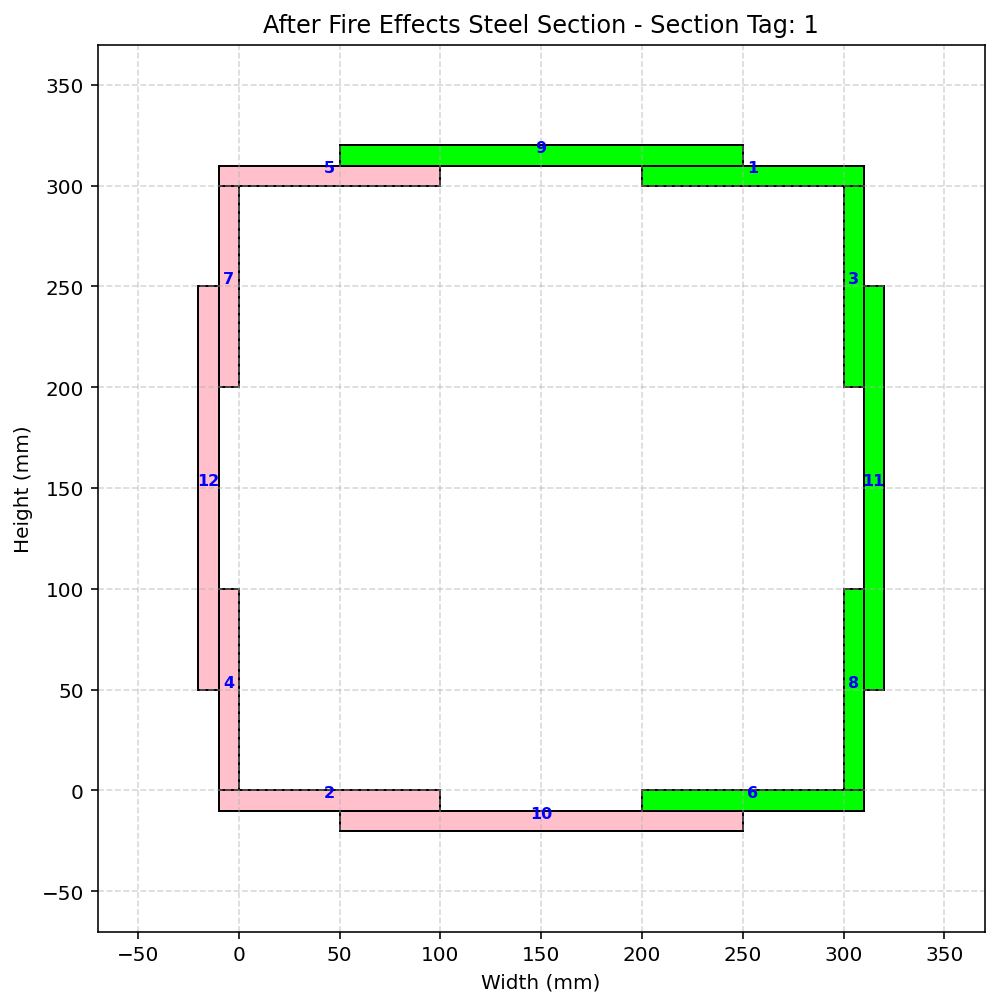

Write the Python code that produced this figure.
def AFTER_FIRE_03_STEEL_SECTION_DIFF_WIDTH_HEIGHT_FUN_EXTRA_TWO(secTag, STEEL_TYPE, fc, Kfc, CONCRETE_DENSITY, plot=True):
    """
    Create a steel with different widths and heights, fiber section (OpenSees) and,
    if PLOT=True, draw a simple 2‑D sketch of the section.

    Parameters
    ----------
    secTag          : int   – section identifier
    STEEL_TYPE      : str   – 'ELASTIC' or 'INELASTIC'
    fc              : float – unconfined concrete compressive strength (MPa, negative)
    Kfc             : float – ratio of confined to unconfined concrete strength
    CONCRETE_DENSITY: float – ρc (kg/m³) – will be converted to N·s²/mm³
    PLOT            : bool  – draw the section if True
    
    Thermal Effects of Material Stres-Strain relation
    THIS PYTHON SCRIPT WRITTEN BY SALAR DELAVAR GHASHGHAEI (QASHQAI)
    """
    import numpy as np
    import openseespy.opensees as ops
    import matplotlib.pyplot as plt
    import matplotlib.pyplot as plt, matplotlib.patches as patches
    
    # Define materials for nonlinear elements
    # Define parameters (units: mm, N)
    # ------------------------------------------
    # CONCRETE                  tag   f'c        ec0   f'cu        ecu
    # Cover concrete (unconfined)
    fcU = -fc                 # [N/mm²] Concrete Compressive Strength
    Ec = 4700 * np.sqrt(-fcU) # [N/mm^2] Concrete Elastic Modulus
    ec0U = 2*fcU/Ec           # [mm/mm] Concrete Compressive Strain
    fcUU = 0.2*fcU            # [N/mm²] Concrete Compressive Ultimate Strength
    ecuU = 5*ec0U             # [mm/mm] Concrete Compressive Ultimate Strain
    LambdaU = 0.1;	          # ratio between unloading slope    
    # Core concrete (confined)
    #Kfc = 1.3;			      # ratio of confined to unconfined concrete strength
    fcC = Kfc*fcU             # [N/mm²] Concrete Compressive Strength
    Ec = 4700 * np.sqrt(-fcC) # [N/mm^2] Concrete Elastic Modulus
    ec0C = 2*fcC/Ec           # [mm/mm] Concrete Compressive Strain
    fcUC = 0.65*fcC           # [N/mm²] Concrete Compressive Ultimate Strength
    ecuC = 15*ec0C            # [mm/mm] Concrete Compressive Ultimate Strain
    LambdaC = 0.1;	          # ratio between unloading slope
    # tensile-strength properties
    ftC = 0.7 * np.sqrt(-fcC)  # [N/mm²] tensile strength +tension
    ftU = 0.7 * np.sqrt(-fcU)  # [N/mm²] tensile strength +tension
    EtsC = ftC/np.abs(ec0C)    # [N/mm²] tension softening stiffness
    EtsU = ftU/np.abs(ec0U)	   # [N/mm²] tension softening stiffness
    
    # STEEL
    # Reinforcing steel
    fy = 400          # [N/mm²] Steel Rebar Yield Strength   
    Es = 2e5          # [N/mm²] Modulus of Elasticity
    ey = fy/Es        # [mm/mm] Steel Rebar Yield Strain
    fu = 1.1818*fy    # [N/mm²] Steel Rebar Ultimate Strength
    esu = 0.09        # [mm/mm] Steel Rebar Ultimate Strain
    Esh = (fu - fy)/(esu - ey)
    Bs = Esh / Es
    
    def STEEL_FIRE_PROPERTIES(T):
        # THERMAL EFFECTS OF STEEL MATERIAL STRESS-STRAIN
        # WRITTEN BY SALAR DElAVAR GHASHGHAEI (QASHQAI)
        # PAPER: Mechanical properties of structural steel at elevated temperatures and after cooling down
        'https://www.researchgate.net/publication/227780727_Mechanical_properties_of_structural_steel_at_elevated_temperatures_and_after_cooling_down'    
        if T <= 20:
            kE  = 1.00
            kFy = 1.00
            kFu = 1.00
            esu = 0.25
            
        elif 20 < T <= 100:
            kE  = 0.90
            kFy = 0.90
            kFu = 0.90
            esu = 0.277
            
        elif 100 < T <= 200:
            kE  = 0.80
            kFy = 0.80
            kFu = 0.80
            esu = 0.3125
            
        elif 200 < T <= 300:
            kE  = 0.70
            kFy = 0.70
            kFu = 0.70
            esu = 0.3571
            
        elif 300 < T <= 400:
            kE  = 0.60
            kFy = 0.60
            kFu = 0.60
            esu = 0.3814 
            
        elif 400 < T <= 500:
            kE  = 0.30
            kFy = 0.30
            kFu = 0.30
            esu = 0.4012              
        
        elif 500 < T <= 700:
            kE  = 0.13
            kFy = 0.23
            kFu = 0.35
            esu = 0.4124
    
        elif T > 700:
            kE  = 0.09
            kFy = 0.11
            kFu = 0.20
            esu = 0.45
    
        return kE, kFy, kFu, esu

    # Plate Section 01
    kE, kFy, kFu, esu = STEEL_FIRE_PROPERTIES(100) # THERMAL EFFECTS 100°C 
    EsI01 = kE*200000        # [N/mm²] I Section Modulus of Elasticity 
    fyI01 = kFy*240          # [N/mm²] Steel I Section Yield Strength
    fuI01 = kFu*(1.18*240)   # [N/mm²] Steel I Section Ultimate Strength
    #fyI01 = 240                
    #EsI01 = 2e5              
    eyI01 = fyI01/EsI01      # [mm/mm] Steel I Section Yield Strain
    #fuI01 = 1.1818*fyI01     # [N/mm²] Steel I Section Ultimate Strength
    esuI01 = esu            # [mm/mm] Steel I Section Ultimate Strain
    EshI01 = (fuI01 - fyI01)/(esuI01 - eyI01)
    BsI01 = EshI01 / EsI01
    
    # Plate Section 02
    kE, kFy, kFu, esu = STEEL_FIRE_PROPERTIES(300) # THERMAL EFFECTS 300°C
    EsI02 = kE*200000        # [N/mm²] I Section Modulus of Elasticity 
    fyI02 = kFy*240          # [N/mm²] Steel I Section Yield Strength
    fuI02 = kFu*(1.18*240)   # [N/mm²] Steel I Section Ultimate Strength
    #fyI02 = 140              # [N/mm²] Steel I Section Yield Strength   
    #EsI02 = 2e5              # [N/mm²] I Section Modulus of Elasticity
    eyI02 = fyI02/EsI02      # [mm/mm] Steel I Section Yield Strain
    #fuI02 = 1.1818*fyI02     # [N/mm²] Steel I Section Ultimate Strength
    esuI02 = esu            # [mm/mm] Steel I Section Ultimate Strain
    EshI02 = (fuI02 - fyI02)/(esuI02 - eyI02)
    BsI02 = EshI02 / EsI02
    
    # Plate Section 03
    kE, kFy, kFu, esu = STEEL_FIRE_PROPERTIES(500) # THERMAL EFFECTS 500°C
    EsI03 = kE*200000        # [N/mm²] I Section Modulus of Elasticity 
    fyI03 = kFy*240          # [N/mm²] Steel I Section Yield Strength
    fuI03 = kFu*(1.18*240)   # [N/mm²] Steel I Section Ultimate Strength
    #EsI01 = kE*200000        # [N/mm²] I Section Modulus of Elasticity 
    #fyI01 = kFy*240          # [N/mm²] Steel I Section Yield Strength
    fuI01 = kFu*(1.18*240)   # [N/mm²] Steel I Section Ultimate Strength
    fyI03 = 95              # [N/mm²] Steel I Section Yield Strength   
    EsI03 = 2e5              # [N/mm²] I Section Modulus of Elasticity
    eyI03 = fyI03/EsI03      # [mm/mm] Steel I Section Yield Strain
    #fuI03 = 1.1818*fyI03     # [N/mm²] Steel I Section Ultimate Strength
    esuI03 = esu            # [mm/mm] Steel I Section Ultimate Strain
    EshI03 = (fuI03 - fyI03)/(esuI03 - eyI03)
    BsI03 = EshI03 / EsI03
    
    coreTag, coverTag, steelTag = secTag + 100, secTag + 200, secTag + 300
    steelITag01, steelITag02, steelITag03 = secTag + 400, secTag + 500, secTag + 600
    if STEEL_TYPE == 'ELASTIC':
        ops.uniaxialMaterial('Elastic', steelTag, Es) 
        ops.uniaxialMaterial('Elastic', steelITag01, EsI01) 
        ops.uniaxialMaterial('Elastic', steelITag02, EsI02) 
        ops.uniaxialMaterial('Elastic', steelITag03, EsI03) 
    if STEEL_TYPE == 'INELASTIC':   
        pinchX = 0.8   # Pinching factor in X direction
        pinchY = 0.5   # Pinching factor in Y direction
        damage1 = 0.0  # Damage due to ductility
        damage2 = 0.0  # Damage due to energy
        beta = 0.1     # Stiffness degradation parameter
        ops.uniaxialMaterial('Hysteretic', steelTag,
                                         fy, ey,
                                         fu, esu,
                                         0.2*fu, 1.1*esu,
                                         -fy, -ey,
                                         -fu, -esu,
                                         -0.2*fu, -1.1*esu,
                                         pinchX, pinchY,
                                         damage1, damage2, beta)
        # INFO LINK: https://opensees.berkeley.edu/wiki/index.php/Hysteretic_Material
        # PLATE SECION 01
        ops.uniaxialMaterial('Hysteretic', steelITag01,
                                        fyI01, eyI01,
                                        fuI01, esuI01,
                                        0.2*fuI01, 1.1*esuI01,
                                        -fyI01, -eyI01,
                                        -fuI01, -esuI01,
                                        -0.2*fuI01, -1.1*esuI01,
                                        pinchX, pinchY,
                                        damage1, damage2, beta)
        # PLATE SECION 02
        ops.uniaxialMaterial('Hysteretic', steelITag02,
                                        fyI02, eyI02,
                                        fuI02, esuI02,
                                        0.2*fuI02, 1.1*esuI02,
                                        -fyI02, -eyI02,
                                        -fuI02, -esuI02,
                                        -0.2*fuI02, -1.1*esuI02,
                                        pinchX, pinchY,
                                        damage1, damage2, beta)
        # PLATE SECION 03
        ops.uniaxialMaterial('Hysteretic', steelITag03,
                                        fyI03, eyI03,
                                        fuI03, esuI03,
                                        0.2*fuI03, 1.1*esuI03,
                                        -fyI03, -eyI03,
                                        -fuI03, -esuI03,
                                        -0.2*fuI03, -1.1*esuI03,
                                        pinchX, pinchY,
                                        damage1, damage2, beta)                                        
        # INFO LINK: https://opensees.berkeley.edu/wiki/index.php/Hysteretic_Material
        
    #ops.uniaxialMaterial('Concrete01', coreTag, fcC, ec0C, fcUC, ecuC)  # Core concrete (confined)
    #ops.uniaxialMaterial('Concrete01', coverTag, fcU, ec0U, fcUU, ecuU) # Cover concrete (unconfined)
    ops.uniaxialMaterial('Concrete02', coreTag, fcC, ec0C, fcUC, ecuC, LambdaC, ftC, EtsC) # build core concrete (confined)
    ops.uniaxialMaterial('Concrete02', coverTag, fcU, ec0U, fcUU, ecuU, LambdaU, ftU, EtsU) # build cover concrete (unconfined)


    # -------------------- Fiber section -------------------------
    ops.section('Fiber', secTag)
    # -------------------- Concrete Section -------------------------------
    # (layers depth[mm], layers width[mm], center y‑coord [mm], center x‑coord [mm], numSubdivY, numSubdivZ, tag, color)

    CD = 300.0   # [mm] Section Depth
    ACD = 100.0  # [mm] Corner Depth
    PT = 10.0    # [mm] Plate Thickness
    NFY, NFX = 10, 10 # Number of fibers in each Division in Y and X Dir.
    mat_layers = [
        # STEEL SECTION
        (PT, ACD+PT, CD+0.5*PT, CD-0.5*ACD+0.5*PT, NFY, NFX, steelITag01, 'lime'),                    # 01 -> PLATE
        (PT, ACD+PT, 0.0-0.5*PT, 0.5*ACD-0.5*PT, NFY, NFX, steelITag03, 'pink'),                      # 02 -> PLATE
        (ACD, PT, CD-0.5*ACD, CD+0.5*PT, NFY, NFX, steelITag01, 'lime'),                              # 03 -> PLATE   
        (ACD, PT, 0.5*ACD, -0.5*PT, NFY, NFX, steelITag03, 'pink'),                                   # 04 -> PLATE
        
        (PT, ACD+PT, CD+0.5*PT, 50.0-0.5*PT, NFY, NFX, steelITag03, 'pink'),                          # 05 -> PLATE
        (PT, ACD+PT, 0.0-0.5*PT, CD-0.5*ACD+0.5*PT, NFY, NFX, steelITag01, 'lime'),                   # 06 -> PLATE
        (ACD, PT, CD-0.5*ACD, 0.0-0.5*PT, NFY, NFX, steelITag03, 'pink'),                             # 07 -> PLATE   
        (ACD, PT, 0.5*ACD, CD+0.5*PT, NFY, NFX, steelITag01, 'lime'),                                 # 08 -> PLATE
        
        (PT, CD-ACD, CD+1.5*PT, 0.5*CD, NFY, NFX, steelITag01, 'lime'),                               # 09 -> PLATE
        (PT, CD-ACD, 0.0-1.5*PT, 0.5*CD, NFY, NFX, steelITag03, 'pink'),                              # 10 -> PLATE
        (CD-ACD, PT, 0.5*CD, CD+1.5*PT, NFY, NFX, steelITag01, 'lime'),                               # 11 -> PLATE   
        (CD-ACD, PT, 0.5*CD, -1.5*PT, NFY, NFX, steelITag03, 'pink'),                                 # 12 -> PLATE
        
    ]
    
    """
    mat_layers = [
        (100.0, 100.0, 50.0,   50.0,  NFY, NFX, coreTag, 'lightgray'),   # 1
        (100.0, 100.0, 50.0,  150.0,  NFY, NFX, coreTag, 'lightgray'),   # 2
        (100.0, 100.0, 50.0,  250.0,  NFY, NFX, coreTag, 'lightgray'),   # 3
        (100.0, 100.0, 50.0,  350.0,  NFY, NFX, coreTag, 'lightgray'),   # 4
        (100.0, 100.0, 50.0,  450.0,  NFY, NFX, coreTag, 'lightgray'),   # 5
        (100.0, 100.0, 150.0,  50.0,  NFY, NFX, coreTag, 'lightgray'),   # 6
        (100.0, 100.0, 150.0, 150.0,  NFY, NFX, coreTag, 'lightgray'),   # 7
        (100.0, 100.0, 150.0, 250.0,  NFY, NFX, coreTag, 'lightgray'),   # 8
        (100.0, 100.0, 150.0, 350.0,  NFY, NFX, coreTag, 'lightgray'),   # 9
        (100.0, 100.0, 150.0, 450.0,  NFY, NFX, coreTag, 'lightgray'),   # 10
        (100.0, 100.0, 250.0,  50.0,  NFY, NFX, coreTag, 'lightgray'),   # 11
        (100.0, 100.0, 250.0, 150.0,  NFY, NFX, coreTag, 'lightgray'),   # 12
        (100.0, 100.0, 250.0, 250.0,  NFY, NFX, coreTag, 'lightgray'),   # 13
        (100.0, 100.0, 250.0, 350.0,  NFY, NFX, coreTag, 'lightgray'),   # 14
        (100.0, 100.0, 250.0, 450.0,  NFY, NFX, coreTag, 'lightgray'),   # 15
        (100.0, 100.0, 350.0,  50.0,  NFY, NFX, coreTag, 'lightgray'),   # 16
        (100.0, 100.0, 350.0, 150.0,  NFY, NFX, coreTag, 'lightgray'),   # 17
        (100.0, 100.0, 350.0, 250.0,  NFY, NFX, coreTag, 'lightgray'),   # 18
        (100.0, 100.0, 350.0, 350.0,  NFY, NFX, coreTag, 'lightgray'),   # 19
        (100.0, 100.0, 350.0, 450.0,  NFY, NFX, coreTag, 'lightgray'),   # 20
        (100.0, 100.0, 450.0,  50.0,  NFY, NFX, coreTag, 'lightgray'),   # 21
        (100.0, 100.0, 450.0, 150.0,  NFY, NFX, coreTag, 'lightgray'),   # 22
        (100.0, 100.0, 450.0, 250.0,  NFY, NFX, coreTag, 'lightgray'),   # 23
        (100.0, 100.0, 450.0, 350.0,  NFY, NFX, coreTag, 'lightgray'),   # 24
        (100.0, 100.0, 450.0, 450.0,  NFY, NFX, coreTag, 'lightgray'),   # 25
    
        (PT, 500.0+2*PT, 500.0+0.5*PT, 0.5*500.0, NFY, NFX, steelITag, 'cyan'),   # 26 -> PLATE
        (PT, 500.0+2*PT, 0.0-0.5*PT, 0.5*500.0, NFY, NFX, steelITag, 'cyan'),     # 27 -> PLATE
        (500.0, PT, 0.5*500.0, 500.0+0.5*PT, NFY, NFX, steelITag, 'cyan'),        # 28 -> PLATE   
        (500.0, PT, 0.5*500.0, -0.5*PT, NFY, NFX, steelITag, 'cyan'),             # 29 -> PLATE

        (10.0, 150.0, 250.0-125.0, 250.0, NFY, NFX, steelITag, 'lime'),                  # 30 -> CROSSED SECTION
        (240.0, 10.0, 250.0, 250.0, NFY, NFX, steelITag, 'lime'),                        # 31 -> CROSSED SECTION
        (10.0, 150.0, 250+125.0, 250.0, NFY, NFX, steelITag, 'lime'),                    # 32 -> CROSSED SECTION   
         
        (10.0, 105.0, 250.0, 250.0-57.5, NFY, NFX, steelITag, 'lime'),                   # 33 -> CROSSED SECTION
        (10.0, 105.0, 250.0, 250.0+57.5, NFY, NFX, steelITag, 'lime'),                   # 34 -> CROSSED SECTION
        
        (150.0, 10.0, 250.0, 250.0-115.0, NFY, NFX, steelITag, 'lime'),                  # 35 -> CROSSED SECTION
        (150.0, 10.0, 250.0, 250.0+115.0, NFY, NFX, steelITag, 'lime'),                  # 36 -> CROSSED SECTION     
         ]
    """
    """
    mat_layers = [
        (20.0, 500.0, 10.0, 250.0, NFY, NFX, coreTag, 'lightgray'),    # 1
        (20.0, 500.0, 30.0, 250.0, NFY, NFX, coreTag, 'lightgray'),    # 2
        (20.0, 500.0, 50.0, 250.0, NFY, NFX, coreTag, 'lightgray'),    # 3
        (20.0, 500.0, 70.0, 250.0, NFY, NFX, coreTag, 'lightgray'),    # 4
        (20.0, 500.0, 90.0, 250.0, NFY, NFX, coreTag, 'lightgray'),    # 5
        (20.0, 500.0, 110.0, 250.0, NFY, NFX, coreTag, 'lightgray'),   # 6
        (20.0, 500.0, 130.0, 250.0, NFY, NFX, coreTag, 'lightgray'),   # 7
        (20.0, 500.0, 150.0, 250.0, NFY, NFX, coreTag, 'lightgray'),   # 8
        (20.0, 500.0, 170.0, 250.0, NFY, NFX, coreTag, 'lightgray'),   # 9
        (20.0, 500.0, 190.0, 250.0, NFY, NFX, coreTag, 'lightgray'),   # 10
        (20.0, 500.0, 210.0, 250.0, NFY, NFX, coreTag, 'lightgray'),   # 11
        (20.0, 500.0, 230.0, 250.0, NFY, NFX, coreTag, 'lightgray'),   # 12 
        (20.0, 500.0, 250.0, 250.0, NFY, NFX, coreTag, 'lightgray'),   # 13
        (20.0, 500.0, 270.0, 250.0, NFY, NFX, coreTag, 'lightgray'),   # 14
        (20.0, 500.0, 290.0, 250.0, NFY, NFX, coreTag, 'lightgray'),   # 15
        (20.0, 500.0, 310.0, 250.0, NFY, NFX, coreTag, 'lightgray'),   # 16
        (20.0, 500.0, 330.0, 250.0, NFY, NFX, coreTag, 'lightgray'),   # 17
        (20.0, 500.0, 350.0, 250.0, NFY, NFX, coreTag, 'lightgray'),   # 18
        (20.0, 500.0, 370.0, 250.0, NFY, NFX, coreTag, 'lightgray'),   # 19
        (20.0, 500.0, 390.0, 250.0, NFY, NFX, coreTag, 'lightgray'),   # 20
        (20.0, 500.0, 410.0, 250.0, NFY, NFX, coreTag, 'lightgray'),   # 21
        (20.0, 500.0, 430.0, 250.0, NFY, NFX, coreTag, 'lightgray'),   # 22
        (20.0, 500.0, 450.0, 250.0, NFY, NFX, coreTag, 'lightgray'),   # 23
        (20.0, 500.0, 470.0, 250.0, NFY, NFX, coreTag, 'lightgray'),   # 24
        (20.0, 500.0, 490.0, 250.0, NFY, NFX, coreTag, 'lightgray'),   # 25
        
        (PT, 500.0+2*PT, 500.0+0.5*PT, 0.5*500.0, NFY, NFX, steelITag, 'cyan'),   # 26 -> PLATE
        (PT, 500.0+2*PT, 0.0-0.5*PT, 0.5*500.0, NFY, NFX, steelITag, 'cyan'),     # 27 -> PLATE
        (500.0, PT, 0.5*500.0, 500.0+0.5*PT, NFY, NFX, steelITag, 'cyan'),        # 28 -> PLATE   
        (500.0, PT, 0.5*500.0, -0.5*PT, NFY, NFX, steelITag, 'cyan'),             # 29 -> PLATE

        (10.0, 150.0, 250.0-125.0, 250.0, NFY, NFX, steelITag, 'lime'),                  # 30 -> CROSSED SECTION
        (240.0, 10.0, 250.0, 250.0, NFY, NFX, steelITag, 'lime'),                        # 31 -> CROSSED SECTION
        (10.0, 150.0, 250+125.0, 250.0, NFY, NFX, steelITag, 'lime'),                    # 32 -> CROSSED SECTION   
         
        (10.0, 105.0, 250.0, 250.0-57.5, NFY, NFX, steelITag, 'lime'),                   # 33 -> CROSSED SECTION
        (10.0, 105.0, 250.0, 250.0+57.5, NFY, NFX, steelITag, 'lime'),                   # 34 -> CROSSED SECTION
        
        (150.0, 10.0, 250.0, 250.0-115.0, NFY, NFX, steelITag, 'lime'),                  # 35 -> CROSSED SECTION
        (150.0, 10.0, 250.0, 250.0+115.0, NFY, NFX, steelITag, 'lime'),                  # 36 -> CROSSED SECTION   
        ]
    """
    for depth, width, center_y, center_x, numSubdivY, numSubdivZ, matTAG, _ in mat_layers:
        x_left = center_x - width/2
        x_right = center_x + width/2
        y_bot = center_y - depth/2
        y_top = center_y + depth/2
        ops.patch('rect', matTAG, numSubdivY, numSubdivZ, x_left, y_bot, x_right, y_top)

    # -------------------- Section area -------------------------
    # Initialize
    min_bottom = float('inf')
    max_top = -float('inf')
    TOTAL_AREA = 0.0
    
    for depth, width, center_y, center_x,_ ,_,_, _ in mat_layers:
        bottom = center_y - depth/2
        top = center_y + depth/2
        min_bottom = min(min_bottom, bottom)
        max_top = max(max_top, top)
        TOTAL_AREA += depth * width
    
    SECTION_HEIGHT = max_top - min_bottom
    
    print(f"Section height = {SECTION_HEIGHT} mm")
    print(f"Section area   = {TOTAL_AREA} mm²")
    # -------------------- Rebars -------------------------------
    """
    # (diameter [mm], y‑coord [mm], x‑coord [mm])
    rebars = [
        (25.0,  50.0, 50.0),          # 1
        (18.0,  50.0, 0.5*CD),        # 2
        (25.0,  50.0, CW-50.0),       # 3 
        (25.0,  CD-50.0, 50.0),       # 4
        (18.0,  CD-50.0, 0.5*CD),     # 5
        (25.0,  CD-50.0, CW-50.0),    # 6
        
        (16.0,  0.5*CD, 50.0),        # 7
        (16.0,  0.5*CD, CW-50.0),     # 8
        
        (16.0,  0.25*CD, 50.0),       # 9
        (16.0,  0.25*CD, CW-50.0),    # 10
        
        (16.0,  0.75*CD, 50.0),       # 11
        (16.0,  0.75*CD, CW-50.0),    # 12
        
        (18.0,  50.0, 0.25*CW),       # 13
        (18.0,  50.0, 0.75*CW),       # 14
    
        (18.0,  CD-50.0, 0.25*CW),    # 15
        (18.0,  CD-50.0, 0.75*CW),    # 16
    ]

    for dia, y, x in rebars:
        area = np.pi * dia**2 / 4.0          # mm²
        ops.fiber(x, y, area, steelTag)      # add to OpenSees model
    """    
    # -------------------- Plot (optional) -----------------------
    if plot:
        
        fig, ax = plt.subplots(figsize=(10, 8))
        ax.set_xlabel('Width (mm)')
        ax.set_ylabel('Height (mm)')
        ax.set_title(f'After Fire Effects Steel Section - Section Tag: {secTag}')
        #ax.set_title(f'After Fire Effects Steel Section \n with rebars and plates (Numbers shown) - Section Tag: {secTag}')
        ax.grid(True, ls='--', alpha=0.5)
        
        # Material geometry derived from mat_layers
        ii = 0
        for depth, width, center_y, center_x, _, _,_, COLOR in mat_layers:
            x_left = center_x - width/2
            x_right = center_x + width/2
            y_bot = center_y - depth/2
            y_top = center_y + depth/2
            rect = patches.Rectangle(
                (x_left, y_bot), width, depth,
                linewidth=1, edgecolor='black', facecolor=COLOR
            )
            ax.add_patch(rect)
            ii += 1
            ax.text(
                center_x, center_y, f'{ii}',
                color='blue', fontsize=8,
                ha='center', va='bottom', fontweight='bold'
            )
        """
        # Rebars – red circles + numbers (using your existing rebars list)
        for i, (dia, y, x) in enumerate(rebars, start=1):
            circ = patches.Circle(
                (x, y), radius=dia/2,
                edgecolor='red', facecolor='red', linewidth=2
            )
            ax.add_patch(circ)
            ax.text(
                x, y + dia/2 + 5, f'{i}',
                color='purple', fontsize=8,
                ha='center', va='bottom', fontweight='bold'
            )
        """
        # Compute overall limits from the actual concrete layers
        all_x = []
        all_y = []
        for depth, width, center_y, center_x,_ ,_,_,_ in mat_layers:
            all_x.append(center_x - width/2)
            all_x.append(center_x + width/2)
            all_y.append(center_y - depth/2)
            all_y.append(center_y + depth/2)
        x_min, x_max = min(all_x), max(all_x)
        y_min, y_max = min(all_y), max(all_y)
        margin = 50  # mm extra space around
        ax.set_xlim(x_min - margin, x_max + margin)
        ax.set_ylim(y_min - margin, y_max + margin)
        ax.set_aspect('equal')
        plt.show()

    # Calculate mass
    ELE_MASS = CONCRETE_DENSITY * TOTAL_AREA   # kg/mm
    
    return SECTION_HEIGHT, ELE_MASS
